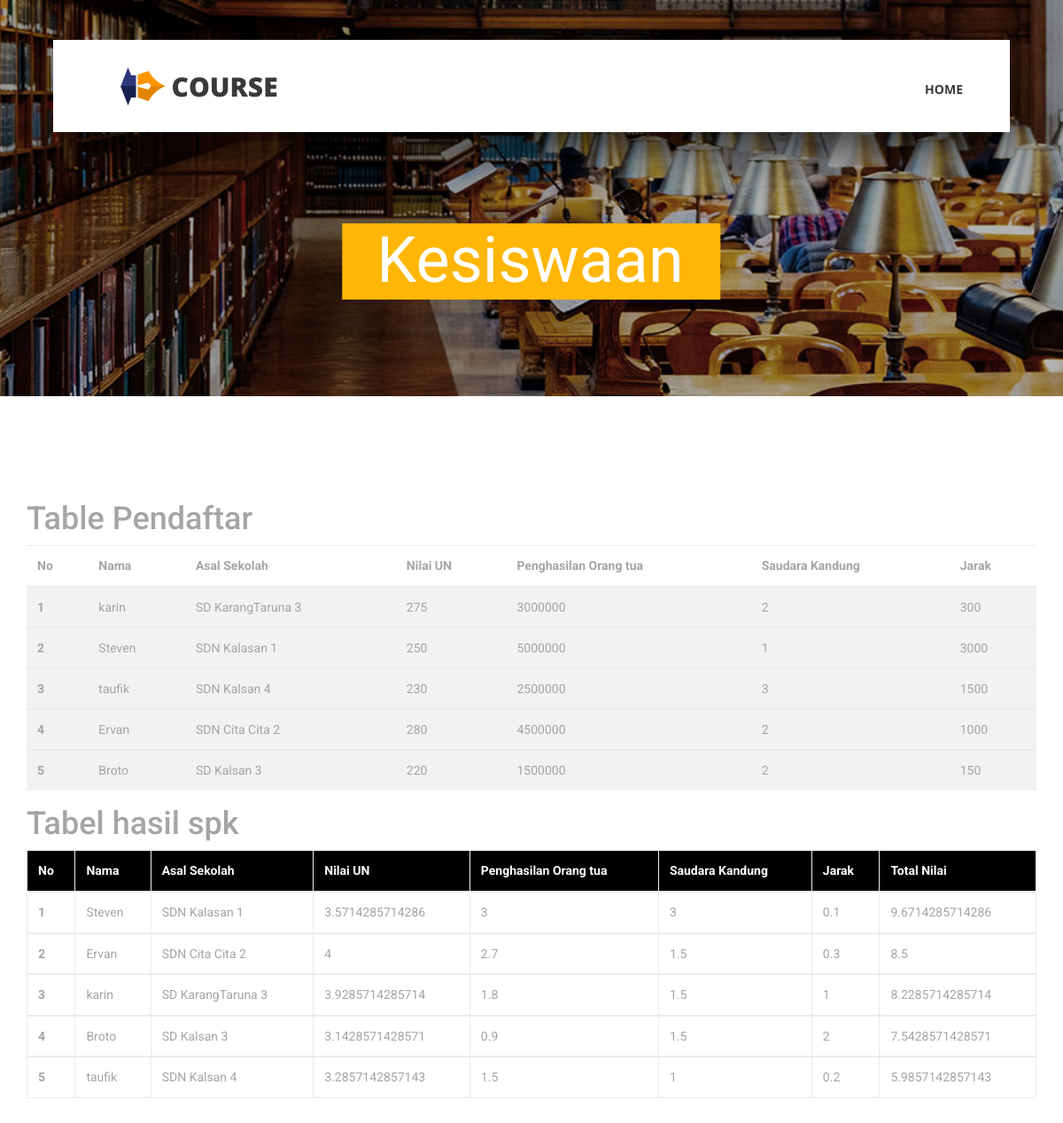
The app's page /HTML/sistempakarsekolah/kesiswaan.php with its own data.
### tables this page shows
CREATE TABLE `nilai` (
  `id_nilai` int(11) NOT NULL,
  `id_siswa` int(11) NOT NULL,
  `nilai_un` int(11) NOT NULL,
  `penghasilan` int(11) NOT NULL,
  `saudara` int(11) NOT NULL,
  `jarak` int(11) NOT NULL
);

CREATE TABLE `pendaftaran` (
  `id_siswa` int(11) NOT NULL,
  `nama_siswa` varchar(20) NOT NULL,
  `asal_sekolah` text NOT NULL
);

### HTML/sistempakarsekolah/kesiswaan.php (the view, shortened to what this page needs)
<!DOCTYPE html>
<html lang="en">
<head>
<link rel="stylesheet" type="text/css" href="styles/bootstrap4/bootstrap.min.css">
<link href="plugins/fontawesome-free-5.0.1/css/fontawesome-all.css" rel="stylesheet" type="text/css">
<link rel="stylesheet" type="text/css" href="styles/teachers_styles.css">
<link rel="stylesheet" type="text/css" href="styles/teachers_responsive.css">
</head>
<body>
<div class="super_container">
	<header class="header d-flex flex-row">
		<div class="header_content d-flex flex-row align-items-center">
			<div class="logo_container">
				<div class="logo">
					<img src="images/logo.png" alt="">
					<span>course</span>
				</div>
			</div>
			<nav class="main_nav_container">
				<div class="main_nav">
					<ul class="main_nav_list">
						<li class="main_nav_item"><a href="index.html">home</a></li>
					</ul>
				</div>
			</nav>
		</div>
	</header>
	<div class="home">
		<div class="home_background_container prlx_parent">
			<div class="home_background prlx" style="background-image:url(images/teachers_background.jpg)"></div>
		</div>
		<div class="home_content">
			<h1>Kesiswaan</h1>
		</div>
	</div>
	<div class="teachers page_section">
		<div class="container">
			<div class="row">
				<?php
include 'koneksi.php';
?>
<?php
$sql = "SELECT MAX(nilai_un) AS maxUN FROM nilai;";
$result = $conn->query($sql);
$value = $result->fetch_assoc();
$maxUN = $value['maxUN'];
$sql = "SELECT MAX(penghasilan) AS maxPenghasilan FROM nilai;";
$result = $conn->query($sql);
$value = $result->fetch_assoc();
$maxPenghasilan = $value['maxPenghasilan'];
$sql = "SELECT MIN(saudara) AS minSaudara FROM nilai;";
$result = $conn->query($sql);
$value = $result->fetch_assoc();
$minSaudara = $value['minSaudara'];
$sql = "SELECT MIN(jarak) AS minJarak FROM nilai;";
$result = $conn->query($sql);
$value = $result->fetch_assoc();
$minJarak = $value['minJarak'];
$sql = "SELECT berat_kriteria as beratUN FROM kriteria WHERE nama_kriteria = 'nilai_un';";
$result = $conn->query($sql);
$value = $result->fetch_assoc();
$beratUN = $value['beratUN'];
$sql = "SELECT berat_kriteria as beratPenghasilan FROM kriteria WHERE nama_kriteria = 'penghasilan';";
$result = $conn->query($sql);
$value = $result->fetch_assoc();
$beratPenghasilan = $value['beratPenghasilan'];
$sql = "SELECT berat_kriteria as beratSaudara FROM kriteria WHERE nama_kriteria = 'saudara';";
$result = $conn->query($sql);
$value = $result->fetch_assoc();
$beratSaudara = $value['beratSaudara'];
$sql = "SELECT berat_kriteria as beratJarak FROM kriteria WHERE nama_kriteria = 'jarak';";
$result = $conn->query($sql);
$value = $result->fetch_assoc();
$beratJarak = $value['beratJarak'];
$sql = mysqli_query($conn, "SELECT * FROM nilai join pendaftaran WHERE nilai.id_siswa = pendaftaran.id_siswa");
$dataNilai = array();
$index = 0;
while($row = mysqli_fetch_assoc($sql)){
     $dataNilai[$index] = $row;
     $index++;
}
?>
<?php
$sql = "SELECT COUNT(id_nilai) as maxData FROM nilai";
$xxx = $conn->query($sql);
$maxData = $xxx->fetch_assoc();
?>
  <?php
  $x=0;
  $dataSiswa2 = array();
while($x < $maxData['maxData']) {
  $dataSiswa2[] = array("nama_siswa" => $dataNilai[$x]['nama_siswa'],
                        "asal_sekolah" => $dataNilai[$x]['asal_sekolah'],
                        "nilai_un" => $dataNilai[$x]['nilai_un']/$maxUN,
                        "penghasilan" => $dataNilai[$x]['penghasilan']/$maxPenghasilan,
                        "saudara" => $minSaudara/$dataNilai[$x]['saudara'],
                        "jarak" => $minJarak/$dataNilai[$x]['jarak']);
  $x++;
}
?>
  <?php
  $x=0;
  $dataSiswa3 = array();
while($x < $maxData['maxData']) {
  $dataSiswa3[] = array("nama_siswa" => $dataSiswa2[$x]['nama_siswa'],
                        "asal_sekolah" => $dataNilai[$x]['asal_sekolah'],
                        "nilai_un" => $dataSiswa2[$x]['nilai_un']*$beratUN,
                        "penghasilan" => $dataSiswa2[$x]['penghasilan']*$beratPenghasilan,
                        "saudara" => $dataSiswa2[$x]['saudara']*$beratSaudara,
                        "jarak" => $dataSiswa2[$x]['jarak']*$beratJarak);
  $x++;
}
  ?>
  <?php
  $x=0;
  $dataSiswa4 = array();
while($x < $maxData['maxData']) {
  $dataSiswa4[] = array("nama_siswa" => $dataSiswa3[$x]['nama_siswa'],
                        "asal_sekolah" => $dataNilai[$x]['asal_sekolah'],
                        "nilai_un" => $dataSiswa3[$x]['nilai_un'],
                        "penghasilan" => $dataSiswa3[$x]['penghasilan'],
                        "saudara" => $dataSiswa3[$x]['saudara'],
                        "jarak" => $dataSiswa3[$x]['jarak'],
                        "V" => $dataSiswa3[$x]['nilai_un']+$dataSiswa3[$x]['penghasilan']+$dataSiswa3[$x]['saudara']+$dataSiswa3[$x]['jarak']);
  $x++;
}
array_multisort(array_column($dataSiswa4, "V"), SORT_DESC, $dataSiswa4);
  ?>
<H1>Table Pendaftar</H1>
<table class="table table-striped">
    <thead>
      <tr>
        <th>No</th>
        <th>Nama</th>
        <th>Asal Sekolah</th>
        <th>Nilai UN</th>
        <th>Penghasilan Orang tua</th>
        <th>Saudara Kandung</th>
        <th>Jarak</th>
      </tr>
    </thead>
  <?php
  for($i = 0; $i<$maxData['maxData'];$i++){
    $no=$i+1;
?>
  <tbody>
      <tr>
        <th><?php echo $no; ?></th>
        <td><?php echo $dataNilai[$i]['nama_siswa']; ?></td>
        <td><?php echo $dataNilai[$i]['asal_sekolah']; ?></td>
        <td><?php echo $dataNilai[$i]['nilai_un']; ?></td>
        <td><?php echo $dataNilai[$i]['penghasilan']; ?></td>
        <td><?php echo $dataNilai[$i]['saudara']; ?></td>
        <td><?php echo $dataNilai[$i]['jarak']; ?></td>
      </tr>
      </tbody>
<?php
  }
?>
</table>
<br>
<H1>Tabel hasil spk</H1>
<table class="table table-bordered">
    <thead>
      <tr style="background-color:black;color:white;">
        <th>No</th>
        <th>Nama</th>
        <th>Asal Sekolah</th>
        <th>Nilai UN</th>
        <th>Penghasilan Orang tua</th>
        <th>Saudara Kandung</th>
        <th>Jarak</th>
        <th>Total Nilai</th>
      </tr>
    </thead>
  <?php
  for($i = 0; $i<$maxData['maxData'];$i++){
    $no=$i+1;
?>
  <tbody>
      <tr>
        <th><?php echo $no; ?></th>
        <td><?php echo $dataSiswa4[$i]['nama_siswa']; ?></td>
        <td><?php echo $dataSiswa4[$i]['asal_sekolah']; ?></td>
        <td><?php echo $dataSiswa4[$i]['nilai_un']; ?></td>
        <td><?php echo $dataSiswa4[$i]['penghasilan']; ?></td>
        <td><?php echo $dataSiswa4[$i]['saudara']; ?></td>
        <td><?php echo $dataSiswa4[$i]['jarak']; ?></td>
        <td><?php echo $dataSiswa4[$i]['V']; ?></td>
      </tr>
      </tbody>
<?php
  }
?>
</table>
			</div>
		</div>
	</div>
</body>
</html>

### HTML/sistempakarsekolah/styles/teachers_styles.css (style rules this page uses)
* { margin: 0; padding: 0; -webkit-font-smoothing: antialiased; -webkit-text-shadow: rgba(0,0,0,.01) 0 0 1px; text-shadow: rgba(0,0,0,.01) 0 0 1px; }
body { font-family: 'Roboto', sans-serif; font-size: 14px; font-weight: 400; background: #FFFFFF; color: #a5a5a5; }
div { display: block; position: relative; -webkit-box-sizing: border-box; -moz-box-sizing: border-box; box-sizing: border-box; }
ul { list-style: none; margin-bottom: 0px; }
a, a:hover, a:visited, a:active, a:link { text-decoration: none; -webkit-font-smoothing: antialiased; -webkit-text-shadow: rgba(0,0,0,.01) 0 0 1px; text-shadow: rgba(0,0,0,.01) 0 0 1px; }
h1 { font-size: 36px; }
h1, h2, h3, h4, h5, h6 { font-family: 'Roboto', sans-serif; -webkit-font-smoothing: antialiased; -webkit-text-shadow: rgba(0,0,0,.01) 0 0 1px; text-shadow: rgba(0,0,0,.01) 0 0 1px; }
.super_container { width: 100%; overflow: hidden; }
.prlx_parent { overflow: hidden; }
.prlx { height: 130% !important; }
.header { position: fixed; top: 45px; left: 50%; -webkit-transform: translateX(-50%); -moz-transform: translateX(-50%); -ms-transform: translateX(-50%); -o-transform: translateX(-50%); transform: translateX(-50%); width: 1318px; height: 104px; background: #FFFFFF; z-index: 10; -webkit-transition: all 200ms ease; -moz-transition: all 200ms ease; -ms-transition: all 200ms ease; -o-transition: all 200ms ease; transition: all 200ms ease; }
.header_content { width: calc(100% - 279px); height: 100%; }
.header_content::before { display: block; position: absolute; top: 0; left: 0; width: 100%; height: 100%; content: ''; box-shadow: 0px 20px 49px rgba(0,0,0,0.67); z-index: -1; }
.logo_container { display: inline-block; padding-left: 76px; }
.logo span { font-family: 'Open Sans', sans-serif; font-size: 30px; font-weight: 900; color: #3a3a3a; vertical-align: middle; text-transform: uppercase; margin-left: 3px; }
.main_nav_container { display: inline-block; margin-left: auto; padding-right: 93px; }
.main_nav { margin-top: 7px; }
.main_nav_item { display: inline-block; margin-right: 40px; }
.main_nav_item:last-child { margin-right: 0px; }
.main_nav_item a { font-family: 'Open Sans', sans-serif; font-size: 14px; text-transform: uppercase; font-weight: 700; color: #3a3a3a; -webkit-transition: all 200ms ease; -moz-transition: all 200ms ease; -ms-transition: all 200ms ease; -o-transition: all 200ms ease; transition: all 200ms ease; }
.home { width: 100%; height: 447px; }
.home_background_container { position: absolute; top: 0; left: 0; width: 100%; height: 100%; }
.home_background { width: 100%; height: 100%; background-repeat: no-repeat; background-size: cover; background-position: center center; }
.home_content { position: absolute; left: 50%; bottom: 109px; -webkit-transform: translateX(-50%); -moz-transform: translateX(-50%); -ms-transform: translateX(-50%); -o-transform: translateX(-50%); transform: translateX(-50%); background: #ffb606; padding-top: 24px; padding-bottom: 18px; padding-left: 39px; padding-right: 42px; }
.home_content h1 { font-size: 72px; font-weight: 400; color: #FFFFFF; line-height: 0.5; }
.page_section { padding-top: 117px; padding-bottom: 117px; }

### HTML/sistempakarsekolah/styles/teachers_responsive.css (style rules this page uses)
@media only screen and (max-width: 1380px) { .header { width: 1200px; } }
@media only screen and (max-width: 1380px) { .header_content { width: calc(100% - 219px); } }
@media only screen and (max-width: 1380px) { .main_nav_container { padding-right: 63px; } }
@media only screen and (max-width: 1280px) { .header { width: 90%; } }
@media only screen and (max-width: 1280px) { .header_content { width: 100%; } }
@media only screen and (max-width: 1280px) { .main_nav_container { padding-right: 53px; } }

### records on screen
nilai: no "1", id_siswa.nama_siswa "karin", id_siswa.asal_sekolah "SD KarangTaruna 3", nilai_un "275", penghasilan "3000000", saudara "2", jarak "300"
nilai: no "2", id_siswa.nama_siswa "Steven", id_siswa.asal_sekolah "SDN Kalasan 1", nilai_un "250", penghasilan "5000000", saudara "1", jarak "3000"
nilai: no "3", id_siswa.nama_siswa "taufik", id_siswa.asal_sekolah "SDN Kalsan 4", nilai_un "230", penghasilan "2500000", saudara "3", jarak "1500"
nilai: no "4", id_siswa.nama_siswa "Ervan", id_siswa.asal_sekolah "SDN Cita Cita 2", nilai_un "280", penghasilan "4500000", saudara "2", jarak "1000"
nilai: no "5", id_siswa.nama_siswa "Broto", id_siswa.asal_sekolah "SD Kalsan 3", nilai_un "220", penghasilan "1500000", saudara "2", jarak "150"
pendaftaran: nama_siswa "Steven", asal_sekolah "SDN Kalasan 1"
pendaftaran: nama_siswa "Ervan", asal_sekolah "SDN Cita Cita 2"
pendaftaran: nama_siswa "karin", asal_sekolah "SD KarangTaruna 3"
pendaftaran: nama_siswa "Broto", asal_sekolah "SD Kalsan 3"
pendaftaran: nama_siswa "taufik", asal_sekolah "SDN Kalsan 4"

### other values on screen
$no "1"
$dataSiswa4[$i]['nilai_un'] "3.5714285714286"
$dataSiswa4[$i]['penghasilan'] "3"
$dataSiswa4[$i]['saudara'] "3"
$dataSiswa4[$i]['jarak'] "0.1"
$dataSiswa4[$i]['V'] "9.6714285714286"
$no "2"
$dataSiswa4[$i]['nilai_un'] "4"
$dataSiswa4[$i]['penghasilan'] "2.7"
$dataSiswa4[$i]['saudara'] "1.5"
$dataSiswa4[$i]['jarak'] "0.3"
$dataSiswa4[$i]['V'] "8.5"
$no "3"
$dataSiswa4[$i]['nilai_un'] "3.9285714285714"
$dataSiswa4[$i]['penghasilan'] "1.8"
